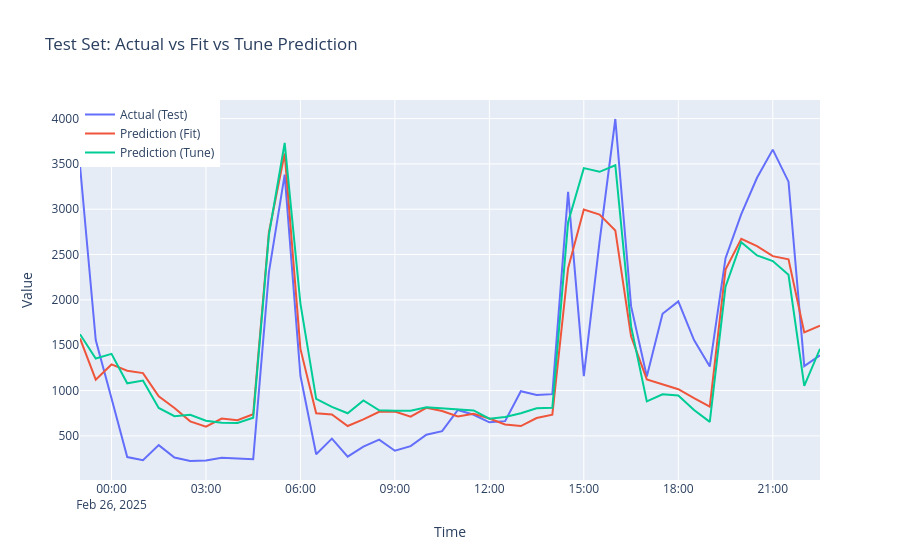

The cell this chart's notebook holds for it:
### Code cell
import plotly.graph_objs as go

# Prepare comparison DataFrames
test_comparison = df_pred_lgb[['test', 'pred']].dropna()
tune_comparison = df_pred_opt[['test', 'pred_optim']].dropna()

# Align indices (if needed)
common_idx = test_comparison.index.intersection(tune_comparison.index)
test_comparison = test_comparison.loc[common_idx]
tune_comparison = tune_comparison.loc[common_idx]

# Plot
fig = go.Figure()
fig.add_trace(go.Scatter(x=common_idx, y=test_comparison['test'], mode='lines', name='Actual (Test)'))
fig.add_trace(go.Scatter(x=common_idx, y=test_comparison['pred'], mode='lines', name='Prediction (Fit)'))
fig.add_trace(go.Scatter(x=common_idx, y=tune_comparison['pred_optim'], mode='lines', name='Prediction (Tune)'))

fig.update_layout(
    title="Test Set: Actual vs Fit vs Tune Prediction",
    xaxis_title="Time",
    yaxis_title="Value",
    legend=dict(x=0, y=1),
    hovermode="x unified"
)
fig.show()
